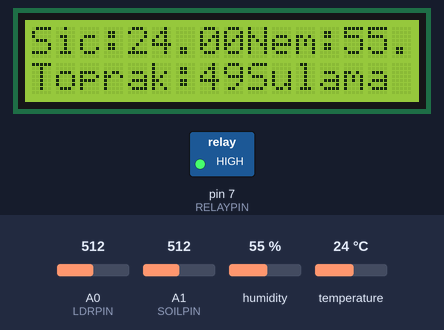
Bench run of a sketch on a simulated Arduino Uno, built with avr-gcc and run on an emulated ATmega328P. Parts: 16×2 character LCD, switched loads named in the sketch (green lamp = pin HIGH). The test bench sets the inputs (shaded band); at power-on: A1 (SOILPIN) = 512, humidity 55 %, temperature 24 °C, A0 (LDRPIN) = 512. What the sketch prints to the serial monitor is not drawn.

Above: at 3.2 s.
3.3 s: A1 (SOILPIN) set to 704
At 4.9 s:
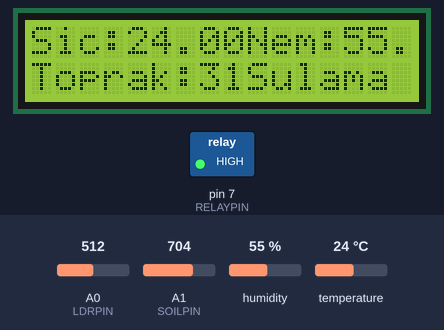
6.0 s: A1 (SOILPIN) set to 732
At 7.7 s:
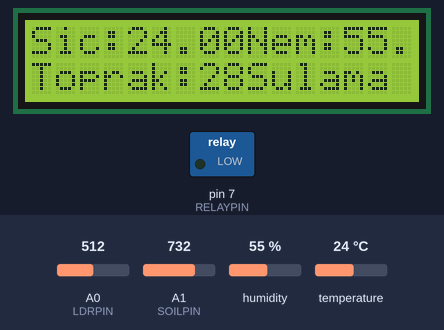
8.7 s: A1 (SOILPIN) set to 912
At 10.8 s:
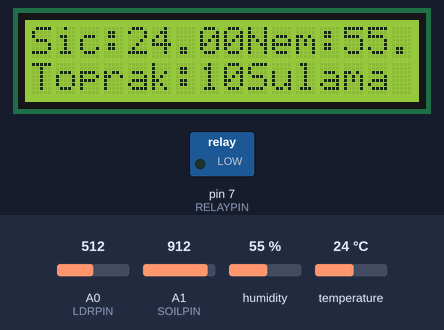
11.9 s: A1 (SOILPIN) set to 931
At 13.5 s:
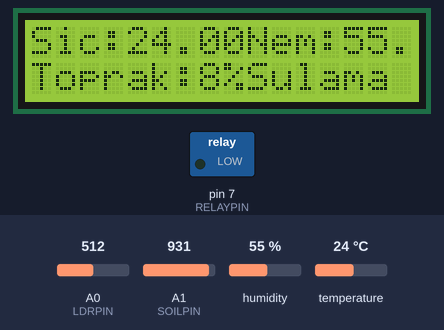
14.6 s: humidity set to 22 %
At 17.7 s:
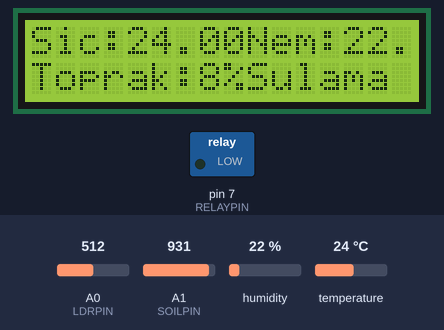
18.1 s: temperature set to 12 °C
At 19.2 s:
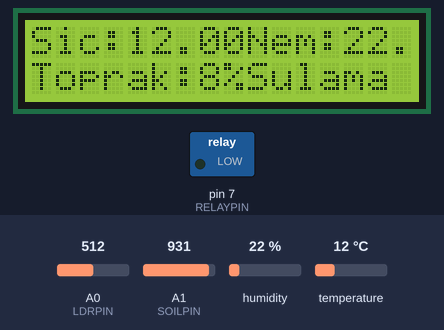
Timing chart, 0 to 21.1 s (numbered marks = the images above; inputs shaded):
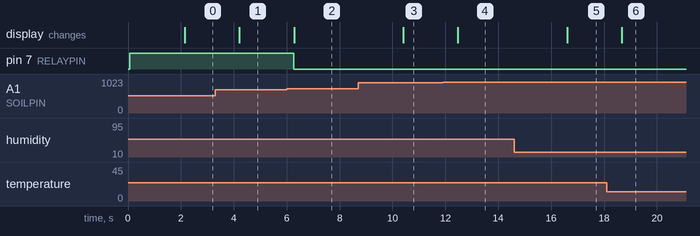

The sketch:

sketch_mar14a.ino
```cpp
#include <Wire.h>
#include <LiquidCrystal_I2C.h>
#include <DHT.h>

// Sensör ve Röle Pinleri
#define DHTPIN 3       // DHT11 veri pini
#define DHTTYPE DHT11  // DHT11 sensör tipi
#define LDRPIN A0      // LDR sensörü
#define SOILPIN A1     // Toprak nem sensörü
#define RELAYPIN 7     // Röle (Su motoru)

// LCD Tanımlama
LiquidCrystal_I2C lcd(0x27, 16, 2);
DHT dht(DHTPIN, DHTTYPE);

// Nem eşiği (%)
int nemEsigi = 30;

void setup() {
    Serial.begin(9600);
    dht.begin();
    lcd.begin(16,2);
    lcd.backlight();

    pinMode(RELAYPIN, OUTPUT);
    digitalWrite(RELAYPIN, HIGH); // Röleyi kapalı başlat

    lcd.setCursor(0, 0);
    lcd.print("Akilli Sera");
    delay(2000);
    lcd.clear();
}

void loop() {
    // Sensörlerden verileri oku
    float sicaklik = dht.readTemperature();
    float nem = dht.readHumidity();
    int isikSeviyesi = analogRead(LDRPIN);
    int toprakNem = analogRead(SOILPIN);
    int toprakNemYuzde = map(toprakNem, 1023, 0, 0, 100);

    // LCD'ye yazdır
    lcd.setCursor(0, 0);
    lcd.print("Sic:"); lcd.print(sicaklik); lcd.print("C");
    lcd.setCursor(9, 0);
    lcd.print("Nem:"); lcd.print(nem); lcd.print("%");

    lcd.setCursor(0, 1);
    lcd.print("Toprak:"); lcd.print(toprakNemYuzde); lcd.print("%");

    // Otomatik sulama kontrolü
    if (toprakNemYuzde < nemEsigi) {
        digitalWrite(RELAYPIN, LOW); // Röleyi aç (motor çalışır)
        lcd.setCursor(9, 1);
        lcd.print("Sulama On ");
    } else {
        digitalWrite(RELAYPIN, HIGH); // Röleyi kapat
        lcd.setCursor(9, 1);
        lcd.print("Sulama Kap ");
    }

    Serial.print("Sicaklik: "); Serial.print(sicaklik); Serial.print(" C, ");
    Serial.print("Nem: "); Serial.print(nem); Serial.print("%, ");
    Serial.print("Işık: "); Serial.print(isikSeviyesi); Serial.print(", ");
    Serial.print("Toprak Nem: "); Serial.print(toprakNemYuzde); Serial.println("%");

    delay(2000);
}
```

Measured:
- the behaviour switches between 716 and 717 on A1 (SOILPIN) (found by bisection; images 1 and 2)
- the behaviour switches between 920 and 921 on A1 (SOILPIN) (found by bisection; images 3 and 4)
- after the input at 3.3 s, the display: changes after 0.91 s (image 1)
- after the input at 6.0 s, pin 7 (RELAYPIN): HIGH → LOW after 0.27 s; the display: changes after 0.28 s (image 2)
- after the input at 8.7 s, the display: changes after 1.7 s (image 3)
- after the input at 11.9 s, the display: changes after 0.57 s (image 4)
- after the input at 14.6 s, the display: changes after 2.0 s (image 5)
- after the input at 18.1 s, the display: changes after 0.57 s (image 6)
